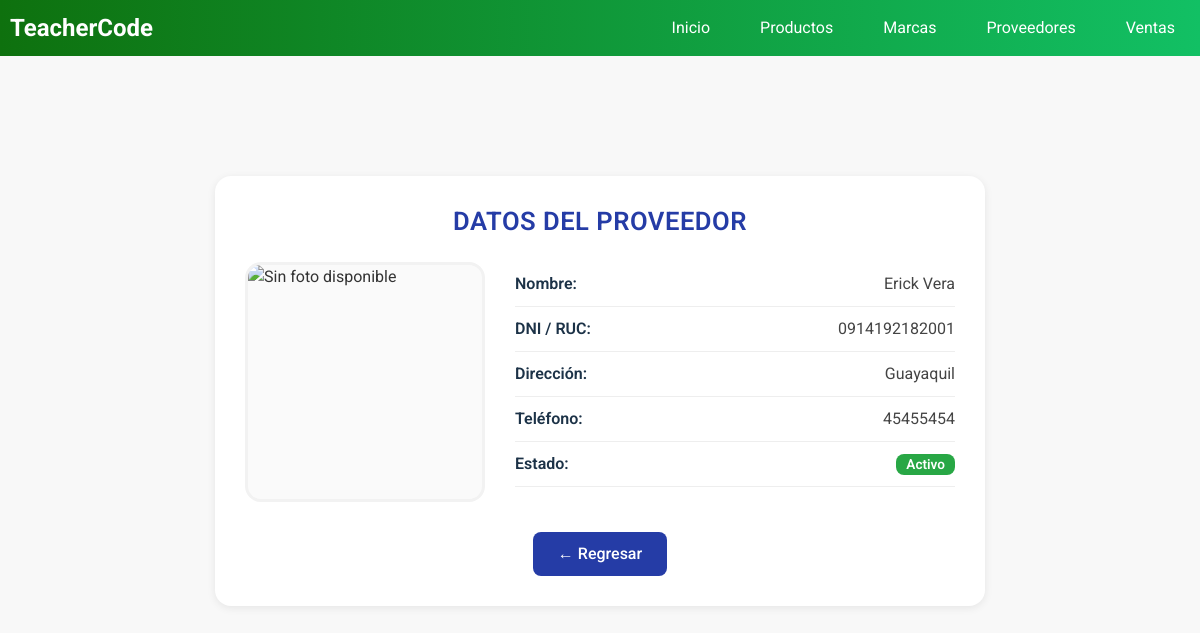
/supplier_detail/2/ (signed in), run on the app's committed database.
### core/models.py (models this page shows, shortened)
class Supplier(models.Model):
    name = models.CharField(max_length=100)
    ruc = models.CharField(max_length=13)
    address = models.CharField(max_length=200)
    phone = models.CharField(max_length=10,validators=[phone_validator])
    user = models.ForeignKey(User,on_delete=models.PROTECT)
    created = models.DateTimeField(auto_now_add=True)
    updated = models.DateTimeField(auto_now=True)
    state = models.BooleanField('Activo', default = True)
    class Meta:
        verbose_name = 'Proveedor'
        verbose_name_plural = 'Proveedores'

### core/views.py (the view)
# urls.py: path('supplier_detail/<int:pk>/', views.SupplierDetailView.as_view(),name='supplier_detail'),
class SupplierDetailView(LoginRequiredMixin, TitleContextMixin, DetailView):
    model = Supplier
    template_name = "supplier/detail.html"
    context_object_name = "supplier"  # nombre del objeto en el template
    title1 = "Proveedores"
    title2 = "Datos del Proveedor"
    success_url = reverse_lazy("core:supplier_list")

### core/mixins.py (called while the page is built)
    def get_context_data(self, **kwargs):
        context = super().get_context_data(**kwargs)
        if self.title1:
            context["title1"] = self.title1
        if self.title2:
            context["title2"] = self.title2
        return context

### template/supplier/detail.html (shortened to what this page needs)
{% extends 'base.html' %}
{% block content %}
<div class="container">
  <div class="card-detail">
    <h1 class="card-title">{{ title2|upper }}</h1>
    <div class="card-content">
      <div class="card-image">
        {% if supplier.photo %}
          <img src="{{ supplier.photo.url }}" alt="Foto del proveedor {{ supplier.name }}">
        {% else %}
          <img src="https://cdn-icons-png.flaticon.com/512/847/847969.png" alt="Sin foto disponible">
        {% endif %}
      </div>
      <div class="card-body">
        <div class="detail-row">
          <span class="detail-label">Nombre:</span>
          <span class="detail-value">{{ supplier.name }}</span>
        </div>
        <div class="detail-row">
          <span class="detail-label">DNI / RUC:</span>
          <span class="detail-value">{{ supplier.ruc }}</span>
        </div>
        <div class="detail-row">
          <span class="detail-label">Dirección:</span>
          <span class="detail-value">{{ supplier.address }}</span>
        </div>
        <div class="detail-row">
          <span class="detail-label">Teléfono:</span>
          <span class="detail-value">{{ supplier.phone }}</span>
        </div>
        <div class="detail-row">
          <span class="detail-label">Estado:</span>
          <span class="detail-value">
            {% if supplier.state %}
              <span class="badge success">Activo</span>
            {% else %}
              <span class="badge inactive">Inactivo</span>
            {% endif %}
          </span>
        </div>
      </div>
    </div>
    <div class="card-footer">
      <a href="{% url 'core:supplier_list' %}" class="btn-back">← Regresar</a>
    </div>
  </div>
</div>
{% endblock %}

### static/css/main.css (style rules this page uses)
body { font-family: 'Roboto', sans-serif; margin: 0; padding: 0; background-color: #f8f8f8; color: #333333; }
h1, h2, h3, h4, h5, h6 { margin-top: 0; color: rgb(97, 5, 97); }
a { color: #007bff; text-decoration: none; }
.container { margin:10px 20px; }

### template/supplier/detail.html (style rules this page uses)
.container { max-width: 850px; margin: 40px auto; padding: 20px; }
.card-detail { background: #fff; border-radius: 16px; box-shadow: 0 2px 8px rgba(0,0,0,0.08); padding: 30px; transition: 0.3s ease-in-out; }
.card-title { font-size: 1.6rem; font-weight: 600; color: #253CA6; text-align: center; margin-bottom: 25px; letter-spacing: 0.5px; }
.card-content { display: flex; align-items: flex-start; gap: 30px; flex-wrap: wrap; }
.card-image { flex: 1; min-width: 240px; display: flex; justify-content: center; }
.card-image img { width: 240px; height: 240px; object-fit: cover; border-radius: 16px; border: 3px solid #f2f2f2; background-color: #fafafa; }
.card-body { flex: 2; min-width: 300px; }
.detail-row { display: flex; justify-content: space-between; padding: 10px 0; border-bottom: 1px solid #eee; }
.detail-label { font-weight: 600; color: #1C3247; }
.detail-value { color: #444; }
.badge { padding: 4px 10px; border-radius: 8px; font-size: 0.85rem; font-weight: 600; }
.badge.success { background-color: #28a745; color: #fff; }
.card-footer { text-align: center; margin-top: 30px; }
.btn-back { display: inline-block; padding: 10px 25px; border-radius: 8px; background-color: #253CA6; color: #fff; font-weight: 500; text-decoration: none; transition: background 0.3s ease; }

### data on the page
Supplier: name "Erick Vera", ruc "0914192182001", address "Guayaquil", phone "45455454"

### other printed values
{{ title2|upper }} "DATOS DEL PROVEEDOR"
